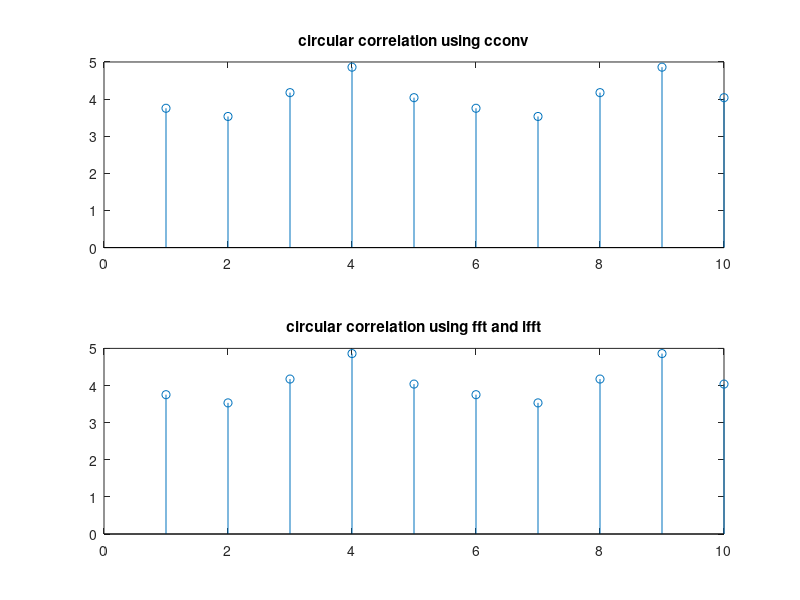

The MATLAB source for this figure:
clc;
clear;

x1=[0.59 0.95 0.95 0.59 0.0 0.59 0.95 0.95 0.59 0.00];
x2=[0.16 0.97 0.96 0.49 0.8 0.14 0.42 0.92 0.79 0.96];
x2r=flip(x2);

y=cconv(x1,x2r,10);
X1=fft(x1);
X2r=fft(x2r);
yc=ifft(X1.*X2r);

subplot(2,1,1)
stem(y)
title('circular correlation using cconv')
subplot(2,1,2)
stem(yc)
title('circular correlation using fft and ifft')
